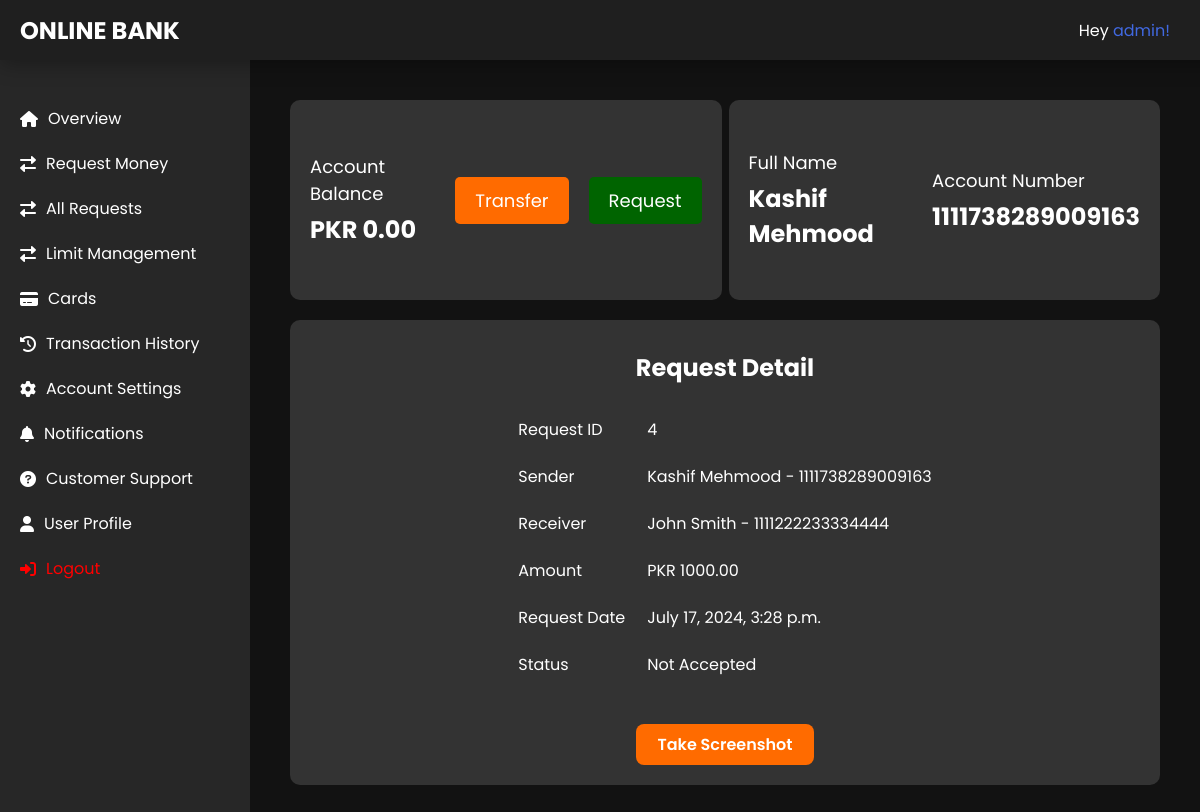
/transaction/request-money/4/detail/ (signed in), run on the app's committed database.
### bankaccount/models.py (models this page shows, shortened)
class BankAccount(models.Model):
    user = models.ForeignKey(User, on_delete=models.DO_NOTHING)
    full_name = models.CharField(max_length=100)
    address = models.CharField(max_length=200)
    phone_number = models.CharField(max_length=16)
    profession = models.CharField(max_length=20)
    account_number = models.CharField(max_length=16)
    account_type = models.CharField(max_length=50, choices=ACCOUNT_CHOICES)
    balance = models.DecimalField(default=0, max_digits=10, decimal_places=2)
    date_created = models.DateTimeField(auto_now=True)
    date_updated = models.DateTimeField(null=True, blank=True)
    daily_limit = models.IntegerField(default=25000)
    daily_remaining_limit = models.IntegerField(default=25000)
    max_daily_limit = models.IntegerField(default=50000)
    monthly_limit = models.IntegerField(default=500000)
    monthly_remaining_limit = models.IntegerField(default=500000)
    max_monthly_limit = models.IntegerField(default=750000)
    yearly_limit = models.IntegerField(default=1000000)
    yearly_remaining_limit = models.IntegerField(default=1000000)
    max_yearly_limit = models.IntegerField(default=1250000)
    is_active = models.BooleanField(default=False)
    is_approved = models.BooleanField(default=False)
    otp = models.CharField(max_length=6, null=True, blank=True)
    otp_expiry = models.DateTimeField(null=True, blank=True)
    otp_attempts = models.PositiveIntegerField(default=0)

### transaction/models.py (models this page shows, shortened)
class RequestMoney(models.Model):
    request_from = models.ForeignKey('bankaccount.BankAccount', on_delete=models.CASCADE, related_name='request_from')
    request_to = models.ForeignKey('bankaccount.BankAccount', on_delete=models.CASCADE, related_name='request_to')
    amount = models.DecimalField(max_digits=10, decimal_places=2)
    note = models.TextField()
    requested_at = models.DateTimeField(default=timezone.now)
    is_accepted = models.BooleanField(default=False)
    transaction = models.OneToOneField(Transaction, on_delete=models.CASCADE, blank=True, null=True)
    transaction_at = models.DateTimeField(null=True, blank=True)
    is_rejected = models.BooleanField(default=False)

### transaction/views.py (the view)
# urls.py: path('request-money/<id>/detail/', views.request_money_detail, name='request_money_detail'),
def request_money_detail(request, id):
    context = {}
    bank_account = BankAccount.objects.get(user=request.user)
    context['bank_account'] = bank_account
    context['bank_account_created'] = True
    money_request_item = RequestMoney.objects.get(id=id)
    context['item'] = money_request_item
    return render(request, 'request_money_detail.html', context)

### templates/request_money_detail.html
{% extends 'base.html' %}
{% load static %}
{% block content %}
    <div class="dashboard-container">
        <div class="balance-transfer-container">
            <div class="sub-container">
                <div class="account-balance">
                    <div class="balance-title">Account Balance</div>
                    <div class="balance-amount">PKR {{ bank_account.balance }}</div>
                </div>
                <div class="btn-tabs">
                    <a class="transfer-button" href="{% url 'transaction:make_payment' bank_account.account_number %}">Transfer</a>
                    <a class="transfer-button request-btn" href="">Request</a>
                </div>
            </div>
            <div class="sub-container">
                <div>
                    <div class="balance-title">Full Name</div>
                    <div class="balance-amount">{{ bank_account.full_name }}</div>
                </div>
                <div>
                    <div class="balance-title">Account Number</div>
                    <div class="balance-amount">{{ bank_account.account_number }}</div>
                </div>
            </div>
        </div>
        <div class="payment-success">
            <div>
                <h2>Request Detail</h2>
            </div>
            <table>
                <tr>
                    <td>Request ID</td>
                    <td>{{ item.id }}</td>
                </tr>
                <tr>
                    <td class="first-td">Sender</td>
                    <td class="forth-td">{{ item.request_from.full_name }} - {{ item.request_from.account_number }}</td>
                </tr>
                <tr>
                    <td>Receiver</td>
                    <td>{{ item.request_to.full_name }} - {{ item.request_to.account_number }}</td>
                </tr>
                <tr>
                    <td>Amount</td>
                    <td>PKR {{ item.amount }}</td>
                </tr>
                <tr>
                    <td>Request Date</td>
                    <td>{{ item.requested_at }}</td>
                </tr>
                <tr>
                    <td>Status</td>
                    <td>{% if item.is_accepted == True %} Request Accepted {% else %} Not Accepted {% endif %}</td>
                </tr>
            </table>
            <br>
            <a href="">Take Screenshot</a>
        </div>
    </div>
{% endblock %}

### templates/base.html (shortened to what this page needs)
{% load static %}
<!DOCTYPE html>
<html lang="en">
<head>
    <link rel="stylesheet" href="{% static 'css/home.css' %}">
    <link rel="stylesheet" href="https://cdnjs.cloudflare.com/ajax/libs/font-awesome/6.0.0-beta3/css/all.min.css">
</head>
<body>
    <div class="navbar">
        <h2><a style="color: white;" href="{% url 'core:dashboard' %}">ONLINE BANK</a></h2>
        <div>
            <p>Hey <a href="" style="color: royalblue;">{{ request.user.username }}!</a></p>
        </div>
    </div>
    <div class="container">
        {% if request.user.is_authenticated %}
            {% if bank_account_created %}
            <nav class="sidebar">
                <ul class="sidebar-links">
                    <li {% block home_active %}{% endblock %}><a href="{% url 'core:dashboard' %}"><i class="fas fa-home"></i> Overview</a></li>
                    <li {% block requestMoney_active %}{% endblock %}><a href="{% url 'transaction:request_money' %}"><i class="fas fa-exchange-alt"></i> Request Money</a></li>
                    <li {% block requests_active %}{% endblock %}><a href="{% url 'transaction:all_requests' bank_account.account_number %}"><i class="fas fa-exchange-alt"></i> All Requests</a></li>
                    <li {% block limit_manage_active %}{% endblock %}><a href="{% url 'transaction:limit_management' bank_account.account_number %}"><i class="fas fa-exchange-alt"></i> Limit Management</a></li>
                    <li {% block card_active %}{% endblock %}><a href="{% url 'transaction:manage_card' bank_account.account_number %}"><i class="fas fa-credit-card"></i> Cards</a></li>
                    <li {% block trx_history_active %}{% endblock %}><a href="{% url 'transaction:transaction_history' bank_account.account_number %}"><i class="fas fa-history"></i> Transaction History</a></li>
                    <li {% block acc_setting_active %}{% endblock %}><a href="#"><i class="fas fa-cog"></i> Account Settings</a></li>
                    <li {% block noti_active %}{% endblock %}><a href="{% url 'core:notifications' bank_account.account_number %}"><i class="fas fa-bell"></i> Notifications</a></li>
                    <li {% block support_active %}{% endblock %}><a href="{% url 'core:all_issues' %}"><i class="fas fa-question-circle"></i> Customer Support</a></li>
                    <li {% block user_profile_active %}{% endblock %}><a href="{% url 'bankaccount:user_profile' request.user %}"><i class="fas fa-user"></i>User Profile</a></li>
                    {% if request.user.is_authenticated %}
                    <li><a style="color: red;" href="{% url 'account_logout' %}"><i class="fas fa-sign-in-alt" ></i> Logout</a></li>
                    {% else %}
                    <li><a href="{% url 'account_signup' %}"><i class="fas fa-sign-in-alt"></i> Login/Signup</a></li>
                    {% endif %}
                </ul>
            </nav>
            {% endif %}
        {% endif %}
        <main class="content">
            {% block content %}
            {% endblock content %}
        </main>
    </div>
</body>
</html>

### static/css/home.css (style rules this page uses)
* { font-family: poppins; }
a { text-decoration: none; text-align: center; }
body { margin: 0; font-family: poppins, sans-serif; background-color: #121212; color: #ffffff; }
.navbar { display: flex; justify-content: space-between; align-items: center; padding: 0 20px; background-color: #1f1f1f; box-shadow: 2px 2px 20px 2px rgba(0, 0, 0, 0.304) !important; height: 60px; position: fixed; top: 0; width: 100%; z-index: 3; }
.navbar > div { margin-right: 50px; display: flex; flex-direction: row-reverse; justify-content: end; }
.container { display: flex; height: 100vh; margin-top: 60px; }
.sidebar { width: 250px; background-color: #272727; padding-top: 20px; position: fixed; transition: transform 0.3s ease; height: calc(100% - 60px); z-index: 2; }
.sidebar-links { list-style-type: none; padding: 0; }
.sidebar-links li { padding: 10px 20px; }
.sidebar-links li a { color: #ffffff; text-decoration: none; display: flex; align-items: center; }
.sidebar-links li a i { margin-right: 10px; }
.content { margin-left: 250px; padding: 20px; flex: 1; transition: margin-left 0.3s ease; }
.dashboard-container { max-width: 100%; margin: auto; padding: 20px; }
.balance-transfer-container { display: flex; justify-content: space-between; align-items: center; border-radius: 8px; margin-bottom: 20px; width: 100%; }
.sub-container { width: 45%; background-color: #333333; padding: 20px; height: 20vh; border-radius: 10px; display: flex; align-items: center; justify-content: space-between; }
.sub-container > .btn-tabs { display: flex; align-items: center; justify-content: space-around; }
.sub-container > .btn-tabs > a:first-child { margin-right: 20px; }
.request-btn { background-color: darkgreen !important; }
.account-balance { display: flex; flex-direction: column; }
.balance-title { font-size: 18px; margin-bottom: 5px; }
.balance-amount { font-size: 24px; font-weight: bold; }
.transfer-button { background-color: #FF6B00; border: none; border-radius: 5px; padding: 10px 20px; color: white; font-size: 18px; cursor: pointer; display: flex; align-items: center; }
.table .success > th, td { max-width: 50%; padding: 10px; text-align: left; border: none; }
.payment-success { background-color: #333333; max-width: 100%; border-radius: 10px; padding: 10px; display: flex; align-items: center; flex-direction: column; }
.payment-success > a { background-color: #FF6B00; padding: 8px 22px; text-decoration: none; border-radius: 8px; color: white; font-weight: 600; margin-top: 10px; margin-bottom: 10px; }

### data on the page
BankAccount: balance "0.00", full_name "Kashif Mehmood", account_number "1111738289009163"
RequestMoney: id "4", request_from.full_name "Kashif Mehmood", request_from.account_number "1111738289009163", request_to.full_name "John Smith", request_to.account_number "1111222233334444", amount "1000.00", requested_at "July 17, 2024, 3:28 p.m."

### other printed values
{{ request.user.username }} "admin"
